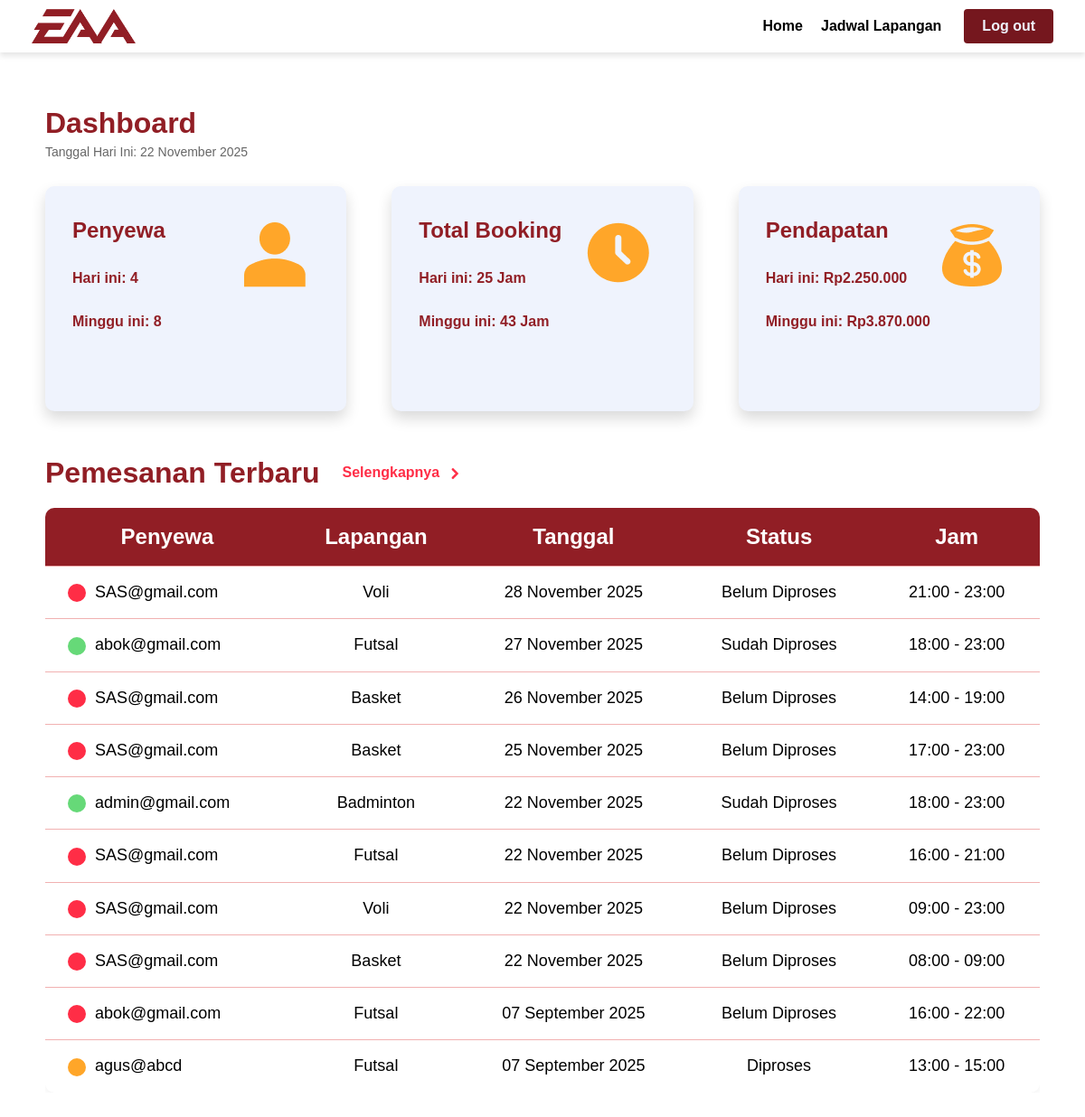
Page /pages/adminpanel.php (signed in) on the committed database.
### tables this page shows
CREATE TABLE `bookings` (
  `id` int UNSIGNED NOT NULL,
  `user_id` int UNSIGNED DEFAULT NULL,
  `court_id` int UNSIGNED NOT NULL,
  `booking_date` date NOT NULL,
  `start_time` time NOT NULL,
  `end_time` time NOT NULL,
  `total_price` decimal(12,2) NOT NULL,
  `status` varchar(20) DEFAULT 'Belum Diproses'
);

CREATE TABLE `users` (
  `id` int UNSIGNED NOT NULL,
  `email` varchar(255) NOT NULL,
  `password` varchar(255) NOT NULL,
  `role` enum('user','admin') DEFAULT 'user'
);

CREATE TABLE `courts` (
  `id` int UNSIGNED NOT NULL,
  `name` varchar(50) NOT NULL,
  `location` varchar(100) DEFAULT NULL,
  `price_per_hour` decimal(10,2) NOT NULL
);

### pages/adminpanel.php (the view, shortened to what this page needs)
<?php
require_once '../config/db-connection.php';
function executeQuery($conn, $sql) {
    $result = mysqli_query($conn, $sql);
    return $result;
}
function getDashboardData($conn, $period) {
    $today = date('Y-m-d');
    $date_condition = "";
    if ($period == 'today') {
        $date_condition = "DATE(booking_date) = '$today'";
    } elseif ($period == 'week') {
        $start_date = $today;
        $end_date = date('Y-m-d', strtotime('+6 days'));
        $date_condition = "DATE(booking_date) BETWEEN '$start_date' AND '$end_date'";
    } else {
        $date_condition = "1=1";
    }
    $sql_count = "SELECT COUNT(*) as total FROM bookings WHERE $date_condition";
    $res_count = executeQuery($conn, $sql_count);
    $data_count = ($res_count) ? mysqli_fetch_assoc($res_count) : ['total' => 0];
    $total_penyewa = $data_count['total'];
    $sql_hours = "SELECT SUM(
                    CASE
                        WHEN CAST(end_time AS TIME) <= CAST(start_time AS TIME) AND end_time != '00:00'
                        THEN TIME_TO_SEC(TIMEDIFF(ADDTIME(CAST(end_time AS TIME), '24:00:00'), CAST(start_time AS TIME))) / 3600
                        WHEN end_time = '00:00'
                        THEN TIME_TO_SEC(TIMEDIFF('24:00:00', CAST(start_time AS TIME))) / 3600
                        ELSE TIME_TO_SEC(TIMEDIFF(CAST(end_time AS TIME), CAST(start_time AS TIME))) / 3600
                    END
                  ) as total_hours
                  FROM bookings WHERE $date_condition";
    $res_hours = executeQuery($conn, $sql_hours);
    $data_hours = ($res_hours) ? mysqli_fetch_assoc($res_hours) : ['total_hours' => 0];
    $total_hours = $data_hours['total_hours'] ? round($data_hours['total_hours']) : 0;
    $sql_income = "SELECT SUM(total_price) as total_income FROM bookings WHERE $date_condition";
    $res_income = executeQuery($conn, $sql_income);
    $data_income = ($res_income) ? mysqli_fetch_assoc($res_income) : ['total_income' => 0];
    $total_income = $data_income['total_income'] ?? 0;
    return [
        'penyewa' => $total_penyewa,
        'hours' => $total_hours,
        'income' => $total_income
    ];
}
$data_today = getDashboardData($connection, 'today');
$data_week = getDashboardData($connection, 'week');
$bookings = [];
$sql_table = "SELECT b.id, u.email, c.name AS lapangan, b.booking_date, b.status, b.start_time, b.end_time
              FROM bookings b
              LEFT JOIN users u ON b.user_id = u.id
              JOIN courts c ON b.court_id = c.id
              ORDER BY b.booking_date DESC, b.start_time DESC LIMIT 10";
$result_table = executeQuery($connection, $sql_table);
if ($result_table) {
    while ($row = mysqli_fetch_assoc($result_table)) {
        $bookings[] = $row;
    }
}
?>
<!DOCTYPE html>
<html lang="en">
<head>
    <link rel="stylesheet" href="../css/adminpanel.css">
    <link rel="stylesheet" href="../css/home.css">
</head>
<header>
    <img src="../gambar/EEA Red.png" alt="logo">
    <div class="navbar">
        <div class="link">
            <a href="home.php"><h4>Home</h4></a>
            <div class="dropdown">
                <a href="#" class="dropdown-toggle">
                    <h4>Jadwal Lapangan</h4>
                </a>
            </div>
        </div>
        <div class="login">
            <a href="../db-pages/logout.php"><h4>Log out</h4></a>
        </div>
    </div>
</header>
<body>
    <div class="dashboard">
        <div class="dashboard_title">
            <h1>Dashboard</h1>
            <p style="color: #666; font-size: 14px; margin-top: 5px;">
                Tanggal Hari Ini: <?php echo date('d F Y'); ?>
            </p>
        </div>
        <div class="dashboard_box">
            <div class="box1">
                <div class="text">
                    <h2>Penyewa</h2>
                    <h4>Hari ini: <?php echo $data_today['penyewa']; ?></h4>
                    <h4>Minggu ini: <?php echo $data_week['penyewa']; ?></h4>
                </div>
                <div class="icon">
                    <img src="../gambar/person_icon.png" alt="person icon">
                </div>
            </div>
            <div class="box2">
                <div class="text">
                    <h2>Total Booking</h2>
                    <h4>Hari ini: <?php echo $data_today['hours']; ?> Jam</h4>
                    <h4>Minggu ini: <?php echo $data_week['hours']; ?> Jam</h4>
                </div>
                <div class="icon">
                    <img src="../gambar/time_icon.png" alt="time icon">
                </div>
            </div>
            <div class="box3">
                <div class="text">
                    <h2>Pendapatan</h2>
                    <h4>Hari ini: Rp<?php echo number_format($data_today['income'], 0, ',', '.'); ?></h4>
                    <h4>Minggu ini: Rp<?php echo number_format($data_week['income'], 0, ',', '.'); ?></h4>
                </div>
                <div class="icon">
                    <img src="../gambar/money_icon.png" alt="money">
                </div>
            </div>
        </div>
    </div>
    <div class="table">
        <div class="table_head">
            <div class="table_title">
                <h1>Pemesanan Terbaru</h1>
            </div>
            <div class="table_link">
                <h4><a href="datapemesanan.php">Selengkapnya</a></h4>
                <img src="../gambar/right_arrow.png" alt="icon arrow">
            </div>
        </div>
        <div class="tabel-container">
            <table>
                <thead>
                    <tr>
                        <th>Penyewa</th>
                        <th>Lapangan</th>
                        <th>Tanggal</th>
                        <th>Status</th>
                        <th>Jam</th>
                    </tr>
                </thead>
                <tbody>
                    <?php if (empty($bookings)): ?>
                        <tr>
                            <td colspan="5" style="text-align:center; padding: 20px;">Belum ada data pemesanan di database.</td>
                        </tr>
                    <?php else: ?>
                        <?php foreach ($bookings as $row): ?>
                            <?php
                                $status_class = 'red';
                                if ($row['status'] == 'Diproses') {
                                    $status_class = 'orange';
                                } elseif ($row['status'] == 'Sudah Diproses') {
                                    $status_class = 'green';
                                }
                                $tgl = date('d F Y', strtotime($row['booking_date']));
                                $jam = substr($row['start_time'], 0, 5) . ' - ' . substr($row['end_time'], 0, 5);
                                $penyewa = $row['email'] ?? 'User tidak ditemukan';
                            ?>
                            <tr>
                                <td><span class="dot <?php echo $status_class; ?>"></span><?php echo htmlspecialchars($penyewa); ?></td>
                                <td><?php echo htmlspecialchars($row['lapangan']); ?></td>
                                <td><?php echo $tgl; ?></td>
                                <td><?php echo htmlspecialchars($row['status']); ?></td>
                                <td><?php echo $jam; ?></td>
                            </tr>
                        <?php endforeach; ?>
                    <?php endif; ?>
                </tbody>
            </table>
        </div>
    </div>
</body>
</html>

### css/adminpanel.css (style rules this page uses)
* { margin: 0; padding: 0; box-sizing: border-box; }
header { display: flex; justify-content: right; gap: 20px; justify-content: space-between; box-shadow: 0px 4px 6px rgba(0, 0, 0, 0.1); }
header img { width: 115px; margin-top: 10px; margin-left: 35px; margin-bottom: 10px; }
.navbar { font-family: arial; display: flex; gap: 20px; justify-content: right; margin-right: 35px; margin-top: 10px; margin-bottom: 10px; }
.navbar a { text-decoration: none; color: black; transition: color 0.3s ease; }
a { text-decoration: none; color: inherit; }
.link { display: flex; gap: 20px; padding-top: 10px; }
.dashboard { margin-top: 60px; margin-left: 50px; margin-right: 50px; font-family: arial; color: #911E25; }
.dashboard_title { font-family: arial; color: #911E25; padding-bottom: 30px; }
.text h2 { padding-bottom: 30px; }
.text h4 { padding-bottom: 30px; }
.dashboard_box { display: flex; flex-direction: row; gap: 50px; }
.box1, .box2, .box3 { flex: 1; display: flex; flex-direction: row; justify-content: space-between; align-items: center; padding-top: 35px; padding-left: 30px; padding-right: 30px; padding-bottom: 60px; background-color: #EFF3FD; border-radius: 10px; white-space: nowrap; overflow: hidden; box-shadow: 0 8px 16px rgba(0, 0, 0, 0.15); }
.icon img { margin-top: -45px; }
.table { margin-left: 50px; margin-right: 50px; margin-top: 50px; margin-bottom: 70px; }
.table_title { font-family: arial; color: #911E25; }
.table_link { font-family: arial; color: #FF2D46; display: flex; flex-direction: row; gap: 7px; align-self: center; }
.table_link a { color: #FF2D46; text-decoration: none; transition: color 0.3s ease; }
.table_link img { width: 20px; }
.table_head { display: flex; flex-direction: row; gap: 25px; margin-bottom: 20px; }
.tabel-container { overflow-x: auto; }
table { width: 100%; border-collapse: collapse; background-color: #fff; box-shadow: 0 4px 10px rgba(0, 0, 0, 0.05); border-radius: 10px; overflow: hidden; font-family: arial; }
thead tr { background-color: #911E25; color: white; text-align: center; }
th, td { padding: 18px 25px; border-bottom: 1px solid #f1b1b1; }
th { font-size: 24px; }
td { font-size: 18px; text-align: center; }
td:first-child { text-align: left; }
tbody tr:last-child td { border-bottom: none; }
.dot { height: 20px; width: 20px; border-radius: 50%; display: inline-block; margin-right: 10px; vertical-align: middle; }
.red { background-color: #FF2D46; }
.orange { background-color: #FFA629; }
.green { background-color: #66D978; }

### css/home.css (style rules this page uses)
* { margin: 0; padding: 0; box-sizing: border-box; }
header { display: flex; justify-content: right; gap: 20px; justify-content: space-between; box-shadow: 0px 4px 6px rgba(0, 0, 0, 0.1); }
header img { width: 115px; margin-top: 10px; margin-left: 35px; margin-bottom: 10px; }
.navbar { font-family: arial; display: flex; gap: 20px; justify-content: right; margin-right: 35px; margin-top: 10px; margin-bottom: 10px; }
.navbar a { text-decoration: none; color: black; transition: color 0.3s ease; }
.login a { color: #EFF3FD; text-decoration: none; display: inline-block; transition: background-color 0.3s ease, color 0.3s ease; }
a { text-decoration: none; color: inherit; }
.link { display: flex; gap: 20px; padding-top: 10px; }
.login { background-color: #75171E; color: #FFFFFF; border-radius: 4px; padding-top: 10px; padding-bottom: 10px; padding-right: 20px; padding-left: 20px; cursor: pointer; transition: background-color 0.3s ease; }
.dropdown { position: relative; display: inline-block; }
.dropdown-toggle h4 { display: inline-block; padding-right: 5px; }

### rows in the picture
bookings: user.email "SAS@gmail.com", court.name "Voli", booking_date "28 November 2025", status "Belum Diproses", jam "21:00 - 23:00"
bookings: user.email "abok@gmail.com", court.name "Futsal", booking_date "27 November 2025", status "Sudah Diproses", jam "18:00 - 23:00"
bookings: user.email "SAS@gmail.com", court.name "Basket", booking_date "26 November 2025", status "Belum Diproses", jam "14:00 - 19:00"
bookings: user.email "SAS@gmail.com", court.name "Basket", booking_date "25 November 2025", status "Belum Diproses", jam "17:00 - 23:00"
bookings: user.email "admin@gmail.com", court.name "Badminton", booking_date "22 November 2025", status "Sudah Diproses", jam "18:00 - 23:00"
bookings: user.email "SAS@gmail.com", court.name "Futsal", booking_date "22 November 2025", status "Belum Diproses", jam "16:00 - 21:00"
bookings: user.email "SAS@gmail.com", court.name "Voli", booking_date "22 November 2025", status "Belum Diproses", jam "09:00 - 23:00"
bookings: user.email "SAS@gmail.com", court.name "Basket", booking_date "22 November 2025", status "Belum Diproses", jam "08:00 - 09:00"
bookings: user.email "abok@gmail.com", court.name "Futsal", booking_date "07 September 2025", status "Belum Diproses", jam "16:00 - 22:00"
bookings: user.email "agus@abcd", court.name "Futsal", booking_date "07 September 2025", status "Diproses", jam "13:00 - 15:00"

### other values in the picture
$data_today['penyewa'] "4"
$data_week['penyewa'] "8"
$data_today['hours'] "25"
$data_week['hours'] "43"
$data_today['income'] "2.250.000"
$data_week['income'] "3.870.000"
